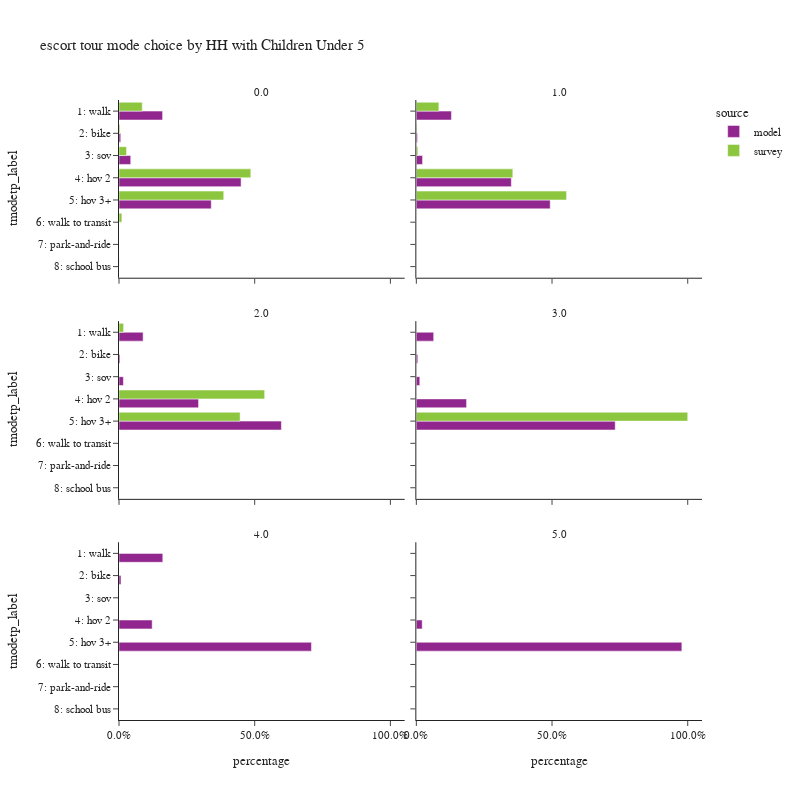

Notebook source saved alongside this figure:
### Code cell
plot_mode_choice(es_tour,
                 "hhcu5",
                 {
                  "tmodetp_label":["1: walk","2: bike","3: sov","4: hov 2","5: hov 3+","6: walk to transit",
                                   "7: park-and-ride","8: school bus","9: other–survey only"]},
                 "HH with Children Under 5",2,800)

### Figure 1 — Plotly figure (JSON) as saved in the notebook; plotly's stock layout.template omitted (floating-point values rounded to 4 significant figures)
{"data": [{"alignmentgroup": "True", "customdata": [[90120], [3554], [24271], [252425], [190741]], "hovertemplate": "source=model<br>hhcu5=0.0<br>percentage=%{x}<br>tmodetp_label=%{y}<br>sample count=%{customdata[0]}<extra></extra>", "legendgroup": "model", "marker": {"color": "#91268F", "pattern": {"shape": ""}}, "name": "model", "offsetgroup": "model", "orientation": "h", "showlegend": true, "textposition": "auto", "type": "bar", "x": [0.1606, 0.006334, 0.04326, 0.4499, 0.3399], "xaxis": "x5", "y": ["1: walk", "2: bike", "3: sov", "4: hov 2", "5: hov 3+"], "yaxis": "y5"}, {"alignmentgroup": "True", "customdata": [[24302], [815], [4304], [65789], [92681]], "hovertemplate": "source=model<br>hhcu5=1.0<br>percentage=%{x}<br>tmodetp_label=%{y}<br>sample count=%{customdata[0]}<extra></extra>", "legendgroup": "model", "marker": {"color": "#91268F", "pattern": {"shape": ""}}, "name": "model", "offsetgroup": "model", "orientation": "h", "showlegend": false, "textposition": "auto", "type": "bar", "x": [0.1293, 0.004338, 0.02291, 0.3501, 0.4933], "xaxis": "x6", "y": ["1: walk", "2: bike", "3: sov", "4: hov 2", "5: hov 3+"], "yaxis": "y6"}, {"alignmentgroup": "True", "customdata": [[5400], [218], [981], [17822], [36389]], "hovertemplate": "source=model<br>hhcu5=2.0<br>percentage=%{x}<br>tmodetp_label=%{y}<br>sample count=%{customdata[0]}<extra></extra>", "legendgroup": "model", "marker": {"color": "#91268F", "pattern": {"shape": ""}}, "name": "model", "offsetgroup": "model", "orientation": "h", "showlegend": false, "textposition": "auto", "type": "bar", "x": [0.0888, 0.003585, 0.01613, 0.2931, 0.5984], "xaxis": "x3", "y": ["1: walk", "2: bike", "3: sov", "4: hov 2", "5: hov 3+"], "yaxis": "y3"}, {"alignmentgroup": "True", "customdata": [[477], [40], [95], [1381], [5468]], "hovertemplate": "source=model<br>hhcu5=3.0<br>percentage=%{x}<br>tmodetp_label=%{y}<br>sample count=%{customdata[0]}<extra></extra>", "legendgroup": "model", "marker": {"color": "#91268F", "pattern": {"shape": ""}}, "name": "model", "offsetgroup": "model", "orientation": "h", "showlegend": false, "textposition": "auto", "type": "bar", "x": [0.06393, 0.005361, 0.01273, 0.1851, 0.7329], "xaxis": "x4", "y": ["1: walk", "2: bike", "3: sov", "4: hov 2", "5: hov 3+"], "yaxis": "y4"}, {"alignmentgroup": "True", "customdata": [[66], [3], [50], [290]], "hovertemplate": "source=model<br>hhcu5=4.0<br>percentage=%{x}<br>tmodetp_label=%{y}<br>sample count=%{customdata[0]}<extra></extra>", "legendgroup": "model", "marker": {"color": "#91268F", "pattern": {"shape": ""}}, "name": "model", "offsetgroup": "model", "orientation": "h", "showlegend": false, "textposition": "auto", "type": "bar", "x": [0.1614, 0.007335, 0.1222, 0.709], "xaxis": "x", "y": ["1: walk", "2: bike", "4: hov 2", "5: hov 3+"], "yaxis": "y"}, {"alignmentgroup": "True", "customdata": [[3], [136]], "hovertemplate": "source=model<br>hhcu5=5.0<br>percentage=%{x}<br>tmodetp_label=%{y}<br>sample count=%{customdata[0]}<extra></extra>", "legendgroup": "model", "marker": {"color": "#91268F", "pattern": {"shape": ""}}, "name": "model", "offsetgroup": "model", "orientation": "h", "showlegend": false, "textposition": "auto", "type": "bar", "x": [0.02158, 0.9784], "xaxis": "x2", "y": ["4: hov 2", "5: hov 3+"], "yaxis": "y2"}, {"alignmentgroup": "True", "customdata": [[51], [3], [28], [216], [129], [10], [3]], "hovertemplate": "source=survey<br>hhcu5=0.0<br>percentage=%{x}<br>tmodetp_label=%{y}<br>sample count=%{customdata[0]}<extra></extra>", "legendgroup": "survey", "marker": {"color": "#8CC63E", "pattern": {"shape": ""}}, "name": "survey", "offsetgroup": "survey", "orientation": "h", "showlegend": true, "textposition": "auto", "type": "bar", "x": [0.08574, 0.003575, 0.02781, 0.4856, 0.3859, 0.01063, 0.0006936], "xaxis": "x5", "y": ["1: walk", "2: bike", "3: sov", "4: hov 2", "5: hov 3+", "6: walk to transit", "8: school bus"], "yaxis": "y5"}, {"alignmentgroup": "True", "customdata": [[21], [8], [1], [57], [78]], "hovertemplate": "source=survey<br>hhcu5=1.0<br>percentage=%{x}<br>tmodetp_label=%{y}<br>sample count=%{customdata[0]}<extra></extra>", "legendgroup": "survey", "marker": {"color": "#8CC63E", "pattern": {"shape": ""}}, "name": "survey", "offsetgroup": "survey", "orientation": "h", "showlegend": false, "textposition": "auto", "type": "bar", "x": [0.08311, 0.00232, 0.005509, 0.3555, 0.5535], "xaxis": "x6", "y": ["1: walk", "2: bike", "3: sov", "4: hov 2", "5: hov 3+"], "yaxis": "y6"}, {"alignmentgroup": "True", "customdata": [[8], [16], [20]], "hovertemplate": "source=survey<br>hhcu5=2.0<br>percentage=%{x}<br>tmodetp_label=%{y}<br>sample count=%{customdata[0]}<extra></extra>", "legendgroup": "survey", "marker": {"color": "#8CC63E", "pattern": {"shape": ""}}, "name": "survey", "offsetgroup": "survey", "orientation": "h", "showlegend": false, "textposition": "auto", "type": "bar", "x": [0.01697, 0.5368, 0.4463], "xaxis": "x3", "y": ["1: walk", "4: hov 2", "5: hov 3+"], "yaxis": "y3"}, {"alignmentgroup": "True", "customdata": [[2]], "hovertemplate": "source=survey<br>hhcu5=3.0<br>percentage=%{x}<br>tmodetp_label=%{y}<br>sample count=%{customdata[0]}<extra></extra>", "legendgroup": "survey", "marker": {"color": "#8CC63E", "pattern": {"shape": ""}}, "name": "survey", "offsetgroup": "survey", "orientation": "h", "showlegend": false, "textposition": "auto", "type": "bar", "x": [1.0], "xaxis": "x4", "y": ["5: hov 3+"], "yaxis": "y4"}], "layout": {"annotations": [{"font": {}, "showarrow": false, "text": "4.0", "x": 0.245, "xanchor": "center", "xref": "paper", "y": 0.2867, "yanchor": "bottom", "yref": "paper"}, {"font": {}, "showarrow": false, "text": "5.0", "x": 0.755, "xanchor": "center", "xref": "paper", "y": 0.2867, "yanchor": "bottom", "yref": "paper"}, {"font": {}, "showarrow": false, "text": "2.0", "x": 0.245, "xanchor": "center", "xref": "paper", "y": 0.6433, "yanchor": "bottom", "yref": "paper"}, {"font": {}, "showarrow": false, "text": "3.0", "x": 0.755, "xanchor": "center", "xref": "paper", "y": 0.6433, "yanchor": "bottom", "yref": "paper"}, {"font": {}, "showarrow": false, "text": "0.0", "x": 0.245, "xanchor": "center", "xref": "paper", "y": 1.0, "yanchor": "bottom", "yref": "paper"}, {"font": {}, "showarrow": false, "text": "1.0", "x": 0.755, "xanchor": "center", "xref": "paper", "y": 1.0, "yanchor": "bottom", "yref": "paper"}], "barmode": "group", "height": 800, "legend": {"title": {"text": "source"}, "tracegroupgap": 0}, "title": {"text": "escort tour mode choice by HH with Children Under 5"}, "width": 800, "xaxis": {"anchor": "y", "domain": [0.0, 0.49], "tickformat": ".1%", "title": {"text": "percentage"}}, "xaxis2": {"anchor": "y2", "domain": [0.51, 1.0], "matches": "x", "tickformat": ".1%", "title": {"text": "percentage"}}, "xaxis3": {"anchor": "y3", "domain": [0.0, 0.49], "matches": "x", "showticklabels": false, "tickformat": ".1%"}, "xaxis4": {"anchor": "y4", "domain": [0.51, 1.0], "matches": "x", "showticklabels": false, "tickformat": ".1%"}, "xaxis5": {"anchor": "y5", "domain": [0.0, 0.49], "matches": "x", "showticklabels": false, "tickformat": ".1%"}, "xaxis6": {"anchor": "y6", "domain": [0.51, 1.0], "matches": "x", "showticklabels": false, "tickformat": ".1%"}, "yaxis": {"anchor": "x", "categoryarray": ["9: other–survey only", "8: school bus", "7: park-and-ride", "6: walk to transit", "5: hov 3+", "4: hov 2", "3: sov", "2: bike", "1: walk"], "categoryorder": "array", "domain": [0.0, 0.2867], "title": {"text": "tmodetp_label"}}, "yaxis2": {"anchor": "x2", "domain": [0.0, 0.2867], "matches": "y", "showticklabels": false}, "yaxis3": {"anchor": "x3", "categoryarray": ["9: other–survey only", "8: school bus", "7: park-and-ride", "6: walk to transit", "5: hov 3+", "4: hov 2", "3: sov", "2: bike", "1: walk"], "categoryorder": "array", "domain": [0.3567, 0.6433], "matches": "y", "title": {"text": "tmodetp_label"}}, "yaxis4": {"anchor": "x4", "domain": [0.3567, 0.6433], "matches": "y", "showticklabels": false}, "yaxis5": {"anchor": "x5", "categoryarray": ["9: other–survey only", "8: school bus", "7: park-and-ride", "6: walk to transit", "5: hov 3+", "4: hov 2", "3: sov", "2: bike", "1: walk"], "categoryorder": "array", "domain": [0.7133, 1.0], "matches": "y", "title": {"text": "tmodetp_label"}}, "yaxis6": {"anchor": "x6", "domain": [0.7133, 1.0], "matches": "y", "showticklabels": false}}}
